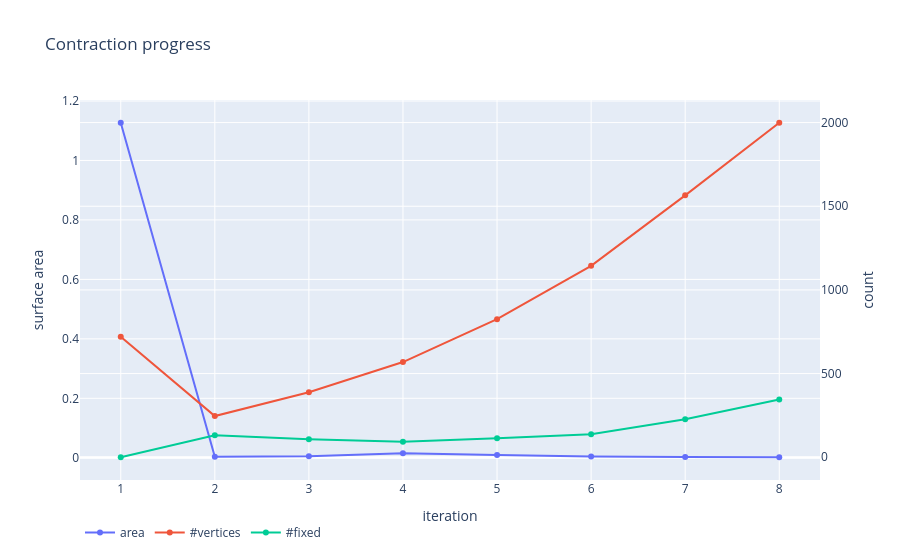

Notebook code for this chart:
### Code cell
iters = [h["iter"] for h in history]
fig_hist = go.Figure()
fig_hist.add_trace(go.Scatter(x=iters, y=[h["area"] for h in history], name="area"))
fig_hist.add_trace(go.Scatter(x=iters, y=[h["n"] for h in history], name="#vertices", yaxis="y2"))
fig_hist.add_trace(go.Scatter(x=iters, y=[h["fixed"] for h in history], name="#fixed", yaxis="y2"))
fig_hist.update_layout(
    title="Contraction progress",
    xaxis_title="iteration",
    yaxis=dict(title="surface area"),
    yaxis2=dict(title="count", overlaying="y", side="right"),
    legend=dict(orientation="h"),
)
fig_hist

### Figure 1 — Plotly figure (JSON) as saved in the notebook; plotly's stock layout.template omitted (floating-point values rounded to 4 significant figures)
{"data": [{"name": "area", "type": "scatter", "x": [1, 2, 3, 4, 5, 6, 7, 8], "y": [1.127, 0.003775, 0.005481, 0.01493, 0.008959, 0.004102, 0.002845, 0.001748]}, {"name": "#vertices", "type": "scatter", "x": [1, 2, 3, 4, 5, 6, 7, 8], "y": [720, 246, 388, 569, 825, 1144, 1565, 1999], "yaxis": "y2"}, {"name": "#fixed", "type": "scatter", "x": [1, 2, 3, 4, 5, 6, 7, 8], "y": [0, 131, 108, 92, 113, 138, 227, 345], "yaxis": "y2"}], "layout": {"legend": {"orientation": "h"}, "title": {"text": "Contraction progress"}, "xaxis": {"title": {"text": "iteration"}}, "yaxis": {"title": {"text": "surface area"}}, "yaxis2": {"overlaying": "y", "side": "right", "title": {"text": "count"}}}}
